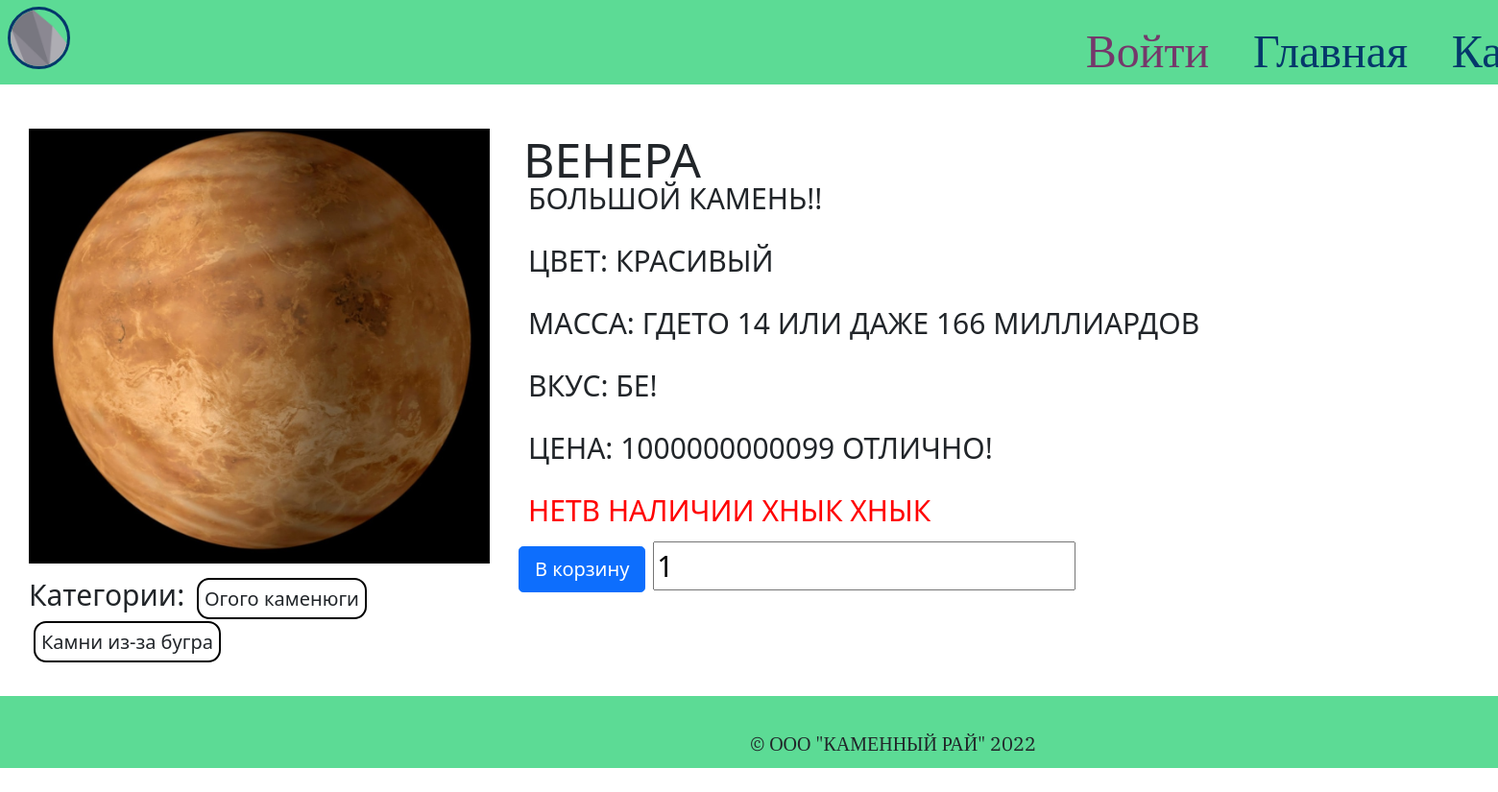
Screenshot of /item/4 with the database file from the repository.
### orm.py (models this page shows, shortened)
class Items(db.Model):
    id = db.Column(db.Integer, primary_key=True)
    name = db.Column(db.String(80), nullable=False)
    cost = db.Column(db.Integer)
    count = db.Column(db.Integer)
    image = db.Column(db.String(80))
    desc = db.Column(db.String(200))
    color = db.Column(db.String(80))
    mass = db.Column(db.String(80))
    taste = db.Column(db.String(80))
    cost_text = db.Column(db.String(80))
    categories = db.relationship('Categories', secondary=Item_Categories, backref=db.backref('Items', lazy=False))

class Categories(db.Model):
    id = db.Column(db.Integer, primary_key=True)
    name = db.Column(db.String(80), unique=True, nullable=False)

### flaskpy.py (the view, shortened to what this page needs)
@app.route('/item/<item_id>', methods=['GET', 'POST'])
def show_item(item_id):
    item_id = escape(item_id)
    return render_template("item.html", item=Items.query.filter_by(id=item_id).one(), categories=Items.query.filter_by(id=item_id).one().categories, all_categories=Categories.query.all())

### templates/item.html (shortened to what this page needs)
{% extends "base.html" %}
{% block head %}
    {{ super() }}
        <link href="https://cdn.jsdelivr.net/npm/bootstrap@5.1.3/dist/css/bootstrap.min.css" rel="stylesheet">
        <link rel="stylesheet" type="text/css" href="{{ url_for('static', filename='css_catalog_item.css') }}">
{% endblock %}
{% block content %}
    <div class="item">
        <div class="left">
            <img src="{{ url_for('static', filename='/pictures/' + item.image) }}"/>
            <div>Категории:
                {% for c in categories %}
                        <form method="post" class="cats" style='display:inline;'>
                            <span>{{c.name}}
                            </span>
                        </form>
                {% endfor %}
            </div>
        </div>
        <div class="right">
            <div class="title">{{item.name}}</div>
            <div> {{item.desc}}!</div>
            <div> ЦВЕТ: {{item.color}}</div>
            <div> МАССА: {{item.mass}}</div>
            <div> ВКУС: {{item.taste}}</div>
            <div> ЦЕНА: {{item.cost}} {{item.cost_text}}</div>
            {% if item.count==0 %}
                <div class="no"> НЕТВ НАЛИЧИИ ХНЫК ХНЫК</div>
            {% endif %}
            <form method="post">
                <input type="submit" class="btn btn-primary btn-lg" name="buy" value="В корзину" />
                <input type="text" class="quantity" value="1" name="count">
            </form>
        </div>
    </div>
{% endblock %}

### static/css.css (style rules this page uses)
html { height: 100%; font-family: 'Arial Black'; }
body { margin:0; min-height: 100%; display: grid; grid-template-rows: auto 1fr auto; background-color: #EDF5E1; }

### static/css_catalog_item.css (style rules this page uses)
.item div.right { display: inline-block; height: 500px; grid-column: 2; }
.item div.left { grid-column: 1; }
.item img { border: 10px transparent solid; float: left; width: 500px }
.item { padding: 10px; font-size: 30px; display: grid; }
.item div { padding: 10px; font-size: 30px; }
.item div.title { padding: 5px; height: 50px; width:1300px; font-size: 50px; }
.no { color: #FF0000; }
.cats { white-space: nowrap; padding: 6px; margin: 5px; font-size: 20px; border: black solid 2px; border-radius: 13px; }

### rows the page displays
Items: image (picture), name "ВЕНЕРА", desc "БОЛЬШОЙ КАМЕНЬ!", color "КРАСИВЫЙ", mass "ГДЕТО 14 ИЛИ ДАЖЕ 166 МИЛЛИАРДОВ", taste "БЕ!", cost "1000000000099", cost_text "ОТЛИЧНО!"
Categories: name "Огого каменюги"
Categories: name "Камни из-за бугра"
